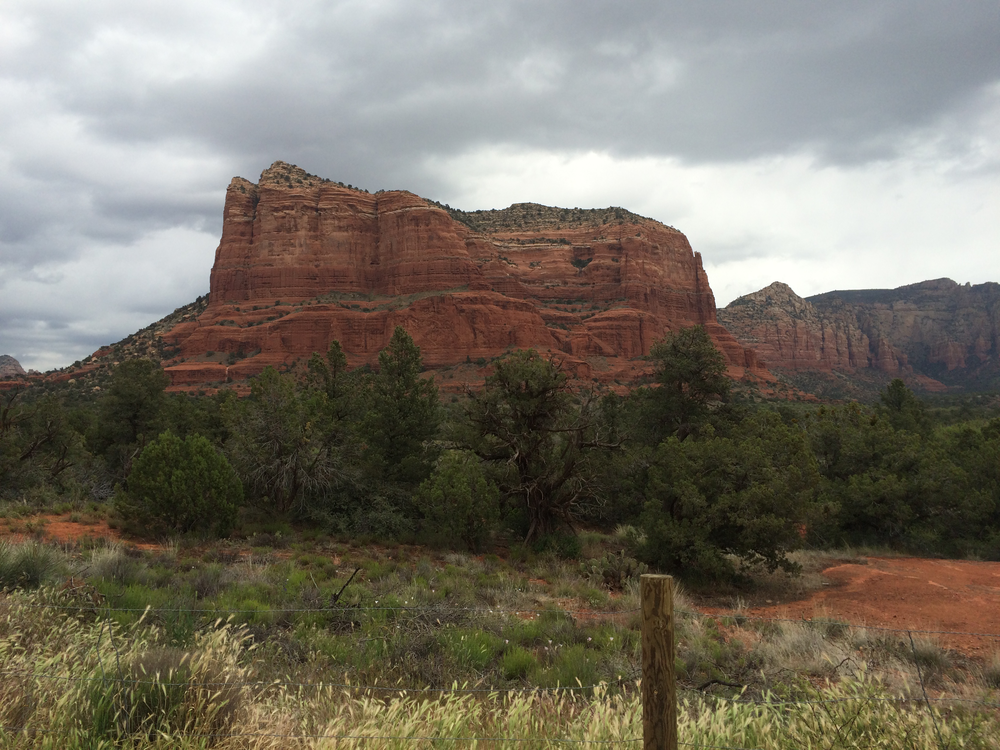
#> input picture 2.domaci/left.png, 1000 x 750 px, found by its file name
$ python 4_prim_mis.py
#> lines starting #> are read from the running program, lines starting #| are printed output that depends on the picture
import numpy as np
from numpy import linalg as la
import cv2
from PIL import Image
from scipy.linalg import svd


coords = []


def afine(t):
    return [t[0]/t[2], t[1]/t[2]]

def homogene(t):
    return [t[0], t[1], 1]

# [50 lines left out: functions print_matrix, create_two_eq, DLT_algorithm, on_click, not called in this run]


#----------------------------------------------------------------------------------------


img = cv2.imread("/home/boris/FAXXX/4I/PPGR/2.domaci/left.png", cv2.IMREAD_COLOR)
#> img is the input picture: shape (750, 1000, 3); mean B, G, R 101.4, 113.4, 119.2
cv2.imshow('image', img)
print(img.shape)
#| (750, 1000, 3)
img = cv2.resize(img,(400,500))
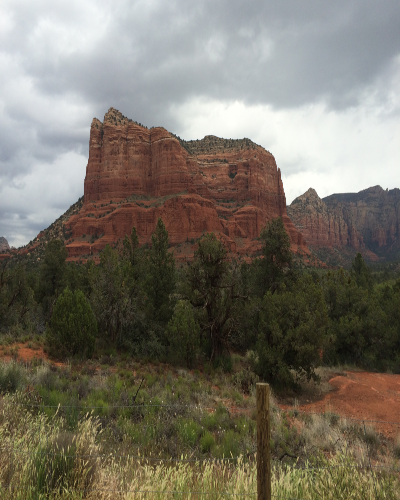
#> img: shape (500, 400, 3); mean B, G, R 101.3, 113.4, 119.1
cv2.imshow('image', img)
cv2.setMouseCallback('image', on_click)
while True:
    cv2.imshow("image",img)
    if cv2.waitKey(1) & len(coords) == 6:
#> (key Esc is pressed here)
        break

img = cv2.imread("/home/boris/FAXXX/4I/PPGR/2.domaci/right.png", 1)
img = cv2.resize(img,dsize=(400,500))
cv2.imshow('image', img)
cv2.setMouseCallback('image', on_click)
while True:
    cv2.imshow("image",img)
    if cv2.waitKey(1) & len(coords) == 12:
        break
cv2.destroyAllWindows()


points = []
for i in range(6):
    points.append(homogene(coords[i]))

prim_points = []
for i in range(6):
    coords[i+6][0] +=400
    prim_points.append(homogene(coords[i+6]))

zip_points = list(zip(points, prim_points))
PDLT = DLT_algorithm(zip_points)

img = cv2.imread("/home/boris/FAXXX/4I/PPGR/2.domaci/left.png", 1)
img = cv2.resize(img,dsize=(400,500))

img2 = cv2.imread("/home/boris/FAXXX/4I/PPGR/2.domaci/right.png", 1)
img2 = cv2.resize(img2,dsize=(400,500))

tmp_img = cv2.imread("/home/boris/FAXXX/4I/PPGR/2.domaci/right.png", 1)
tmp_img = cv2.resize(tmp_img,dsize=(400,500))

for i in range(400):
    for j in range(500):
        tmp_img[j][i] = [0,0,0]

im = cv2.hconcat([tmp_img,img2])
dodatak = cv2.hconcat([img,tmp_img])
PDLT = np.float32(PDLT)
sl = cv2.warpPerspective(dodatak,PDLT,(600,900))

for i in range(400):
    for j in range(500):
        if(im[j,i,0] == 0 and im[j,i,1] == 0 and im[j,i,2] == 0):
            im[j][i] = sl[j][i]

cv2.imshow('PANORAMA',im)
cv2.waitKey(0)

imgs = [img,img2]
s = cv2.Stitcher.create()
res = s.stitch(imgs)

$ run again, with 2.domaci/app.png copied over 2.domaci/left.png
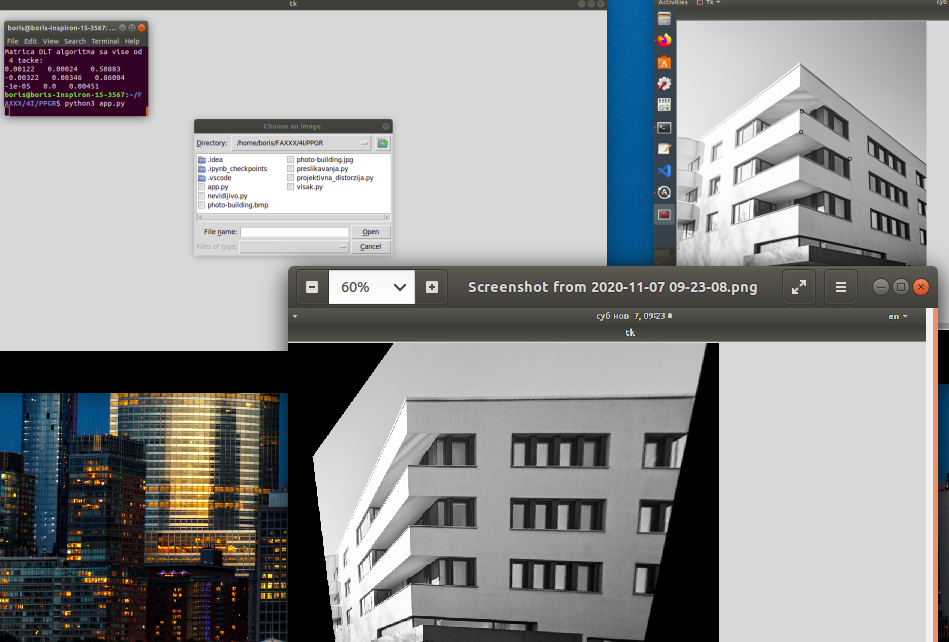
#> input picture 2.domaci/app.png, 949 x 642 px, found by its file name
#> img is the input picture: shape (642, 949, 3); mean B, G, R 146.6, 146.2, 145.6
#| (642, 949, 3)
#> `img = cv2.resize(img,(400,500))`:
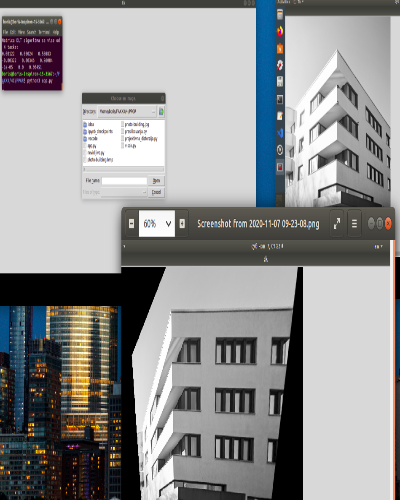
#> img: shape (500, 400, 3); mean B, G, R 146.5, 146.1, 145.6

$ run again, with 2.domaci/app_and_panorama.png copied over 2.domaci/left.png
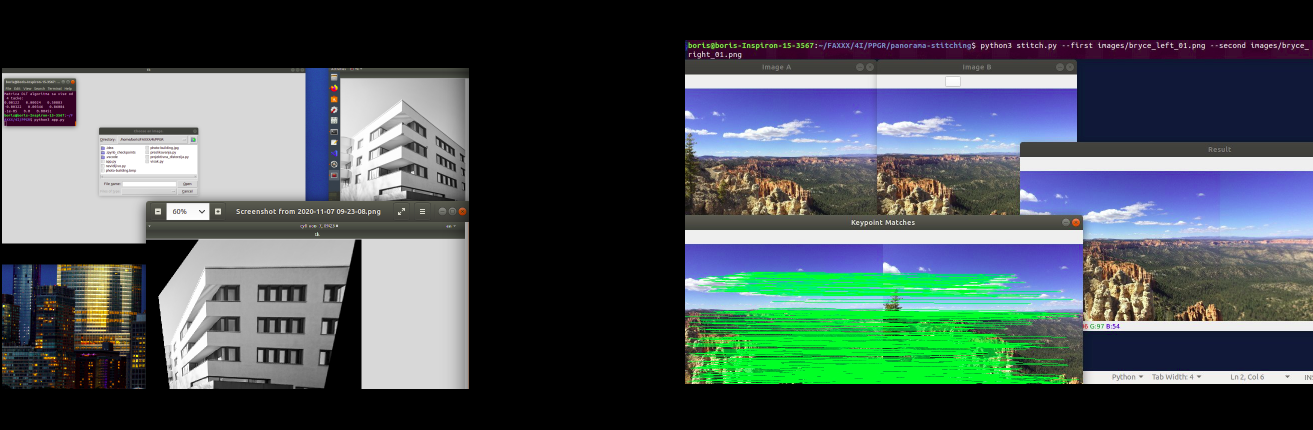
#> input picture 2.domaci/app_and_panorama.png, 1313 x 430 px, found by its file name
#> img is the input picture: shape (430, 1313, 3); mean B, G, R 86.9, 85, 73.6
#| (430, 1313, 3)
#> `img = cv2.resize(img,(400,500))`:
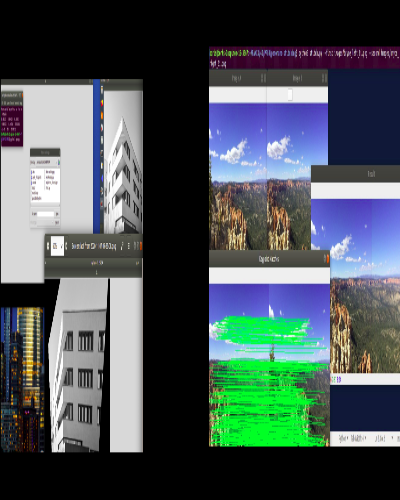
#> img: shape (500, 400, 3); mean B, G, R 86.7, 84.8, 73.4

$ run again, with 2.domaci/test_primeri.png copied over 2.domaci/left.png
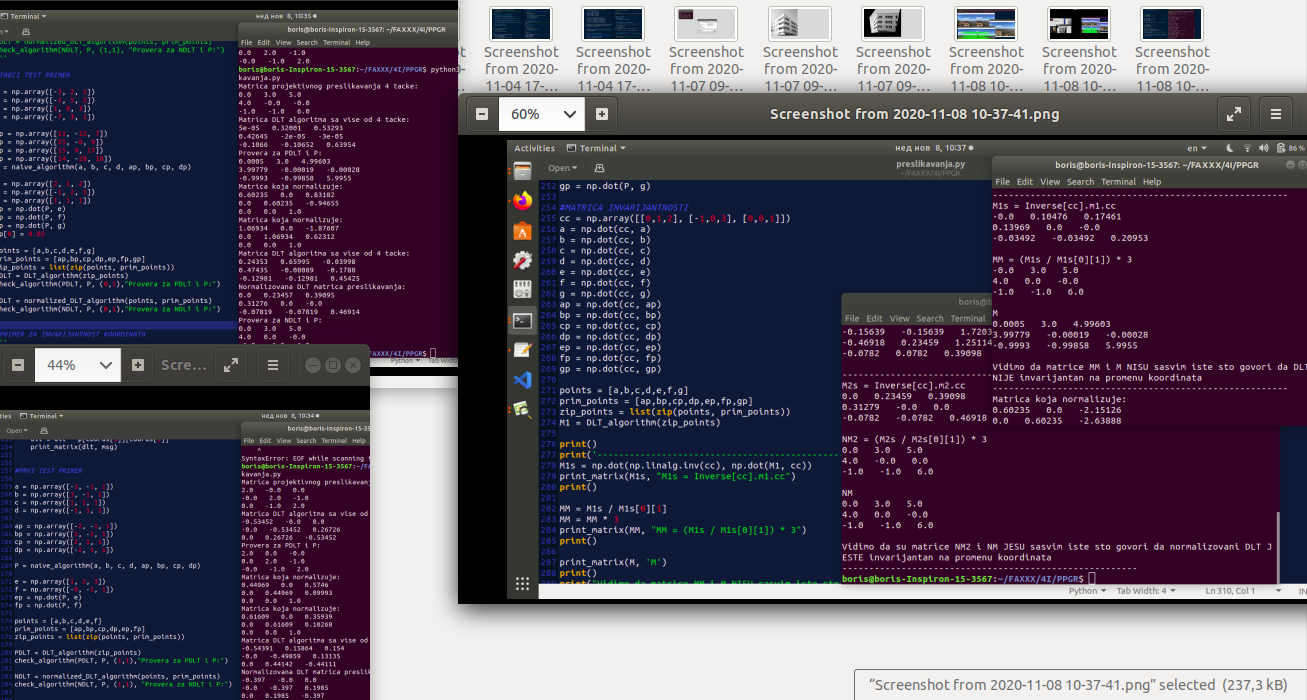
#> input picture 2.domaci/test_primeri.png, 1307 x 700 px, found by its file name
#> img is the input picture: shape (700, 1307, 3); mean B, G, R 90.6, 72.8, 83.4
#| (700, 1307, 3)
#> `img = cv2.resize(img,(400,500))`:
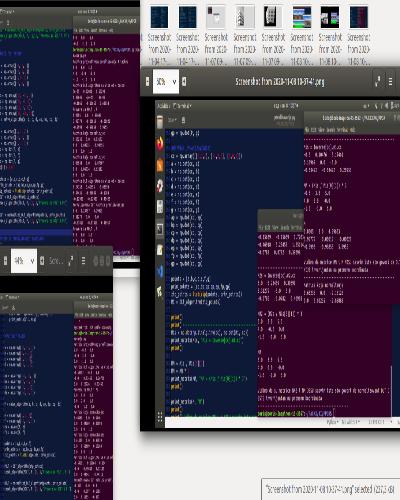
#> img: shape (500, 400, 3); mean B, G, R 90.6, 72.9, 83.5
